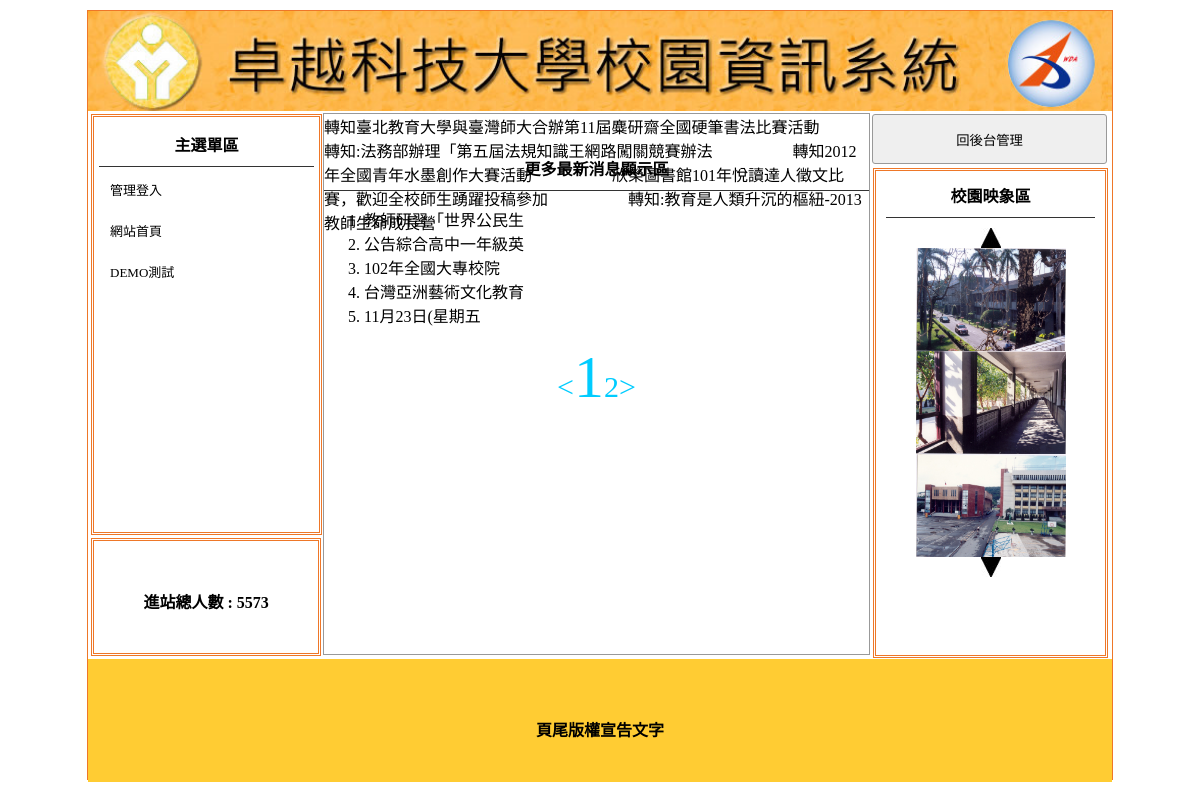
The page /CH09/news.php on the database its author committed.
### tables this page shows
CREATE TABLE `t3_title` (
  `id` int(10) UNSIGNED NOT NULL,
  `img` text NOT NULL,
  `text` text NOT NULL,
  `dpy` int(1) NOT NULL
);

CREATE TABLE `t12_menu` (
  `id` int(10) UNSIGNED NOT NULL,
  `text` text NOT NULL,
  `link` text NOT NULL,
  `parent` int(11) NOT NULL,
  `dpy` int(1) NOT NULL
);

CREATE TABLE `t7_total` (
  `id` int(10) UNSIGNED NOT NULL,
  `num` int(11) NOT NULL
);

CREATE TABLE `t9_news` (
  `id` int(10) UNSIGNED NOT NULL,
  `text` text NOT NULL,
  `dpy` int(11) NOT NULL
);

CREATE TABLE `t6_img` (
  `id` int(10) UNSIGNED NOT NULL,
  `img` text NOT NULL,
  `dpy` int(1) NOT NULL
);

CREATE TABLE `t8_footer` (
  `id` int(10) UNSIGNED NOT NULL,
  `text` text NOT NULL
);

### CH09/sql.php (the view, shortened to what this page needs)
<?php
$db = new PDO("mysql:host=127.0.0.1;dbname=db01;charset=utf8", "root", "", null);
function select($tb, $wh){
  global $db;
  return $db->query("select * from " . $tb . " where " . $wh)->fetchAll();
}
function navpage($tb,$wh,$range,$nowpage){
  $total=count(select($tb,$wh));
  $many=ceil($total/$range);
  $pg['<']=($nowpage==1)?$nowpage:$nowpage-1;
  for($i=1;$i<=$many;$i++) $pg[$i]=$i;
  $pg['>']=($nowpage==$many)?$nowpage:$nowpage+1;
  return $pg;
}
$rows=select("t3_title","dpy=1");
$t3_img="upload/".$rows[0]['img'];
$t3_txt=$rows[0]['text'];
$rows = select("t4_maqe", "dpy=1");
$t4_txt="";
foreach ($rows as $row) $t4_txt.=$row['text']."　　　　　";
$rows=select("t6_img","dpy=1");
$t6_txt = "";
foreach($rows as $key=>$value){
  $t6_txt.='<img id="ssaa'.$key.'" class="im" src="upload/'.$value['img'].'" width=150 height="103">';
}
$rows=select("t7_total",1);
$t7_num=$rows[0]['num'];
$rows=select("t8_footer",1);
$t8_txt=$rows[0]['text'];
$many=count(select("t9_news","dpy=1"));
$nowpage=(empty($_GET['p']))?1:$_GET['p'];
$begin=($nowpage-1)*5;
$rows=select("t9_news","dpy=1 limit ".$begin.",5");
$t9m_txt="";
foreach($rows as $row){
  $t9m_txt.='<li class="sswww">'.mb_substr($row['text'],0,10).'<span class="all" style="display:none">'.$row['text'].'</span></li>';
}
$re=navpage("t9_news","dpy=1",5,$nowpage);
$t9_btn="";
foreach ($re as $key => $value) {
  $size=($nowpage==$key)?60:30;
  $t9_btn.= '<a class="bl" style="font-size:'.$size.'px;" href="?p='.$value.'">'.$key.'</a>';
}
$t12txt="";
$rows=select("t12_menu","parent=0 and dpy=1");
foreach ($rows as $row) {
  $t12txt.= '<a style="color:#000; font-size:13px; text-decoration:none;" href="'.$row['link'].'"><div class="mainmu">'.$row['text'];
  $sons=select("t12_menu","parent=".$row['id']);
  foreach ($sons as $son) {
    $t12txt.='<div class="mainmu2 mw" style="display:none"><a style="color:#000; font-size:13px; text-decoration:none;" href="'.$son['link'].'">'.$son['text'].'</a></div>';
  }
  $t12txt.= '</div></a>';
}

### CH09/news.php (shortened to what this page needs)
<?php
require_once('sql.php');
?>
<!DOCTYPE html PUBLIC "-//W3C//DTD XHTML 1.0 Transitional//EN" "http://www.w3.org/TR/xhtml1/DTD/xhtml1-transitional.dtd">
<html xmlns="http://www.w3.org/1999/xhtml">
<head>
	<link href="./news_files/css.css" rel="stylesheet" type="text/css">
</head>
<body>
	<div id="main">
		<a title="<?= $t3_txt ?>" href="?">
			<div title="<?= $t3_txt ?>" class="ti" style="background:url('<?= $t3_img ?>'); background-size:cover;"></div>
		</a>
		<div id="ms">
			<div id="lf" style="float:left;">
				<div id="menuput" class="dbor">
					<span class="t botli">主選單區</span>
					<?= $t12txt ?>
				</div>
				<div class="dbor" style="margin:3px; width:95%; height:20%; line-height:100px;">
					<span class="t">進站總人數 :
						<?= $t7_num ?> </span>
				</div>
			</div>
			<div class="di" style="height:540px; border:#999 1px solid; width:53.2%; margin:2px 0px 0px 0px; float:left; position:relative; left:20px;">
				<marquee scrolldelay="120" direction="left" style="position:absolute; width:100%; height:40px;"><?= $t4_txt ?>
				</marquee>
				<div style="height:32px; display:block;"></div>
				<span class="t botli">更多最新消息顯示區</span>
				<ol start=<?= ($begin + 1) ?>>
					<?= $t9m_txt ?>
				</ol>
				<div style="text-align:center;">
					<?= $t9_btn ?>
				</div>
			</div>
			<div class="di di ad" style="height:540px; width:23%; padding:0px; margin-left:22px; float:left; ">
				<button style="width:100%; margin-left:auto; margin-right:auto; margin-top:2px; height:50px;" onclick="lo('admin.php')">回後台管理</button>
				<div style="width:89%; height:480px;" class="dbor">
					<span class="t botli">校園映象區</span>
					<div class="cent" style="padding:10px 20px;">
						<img src="img/01E01.jpg" onclick="pp(1)">
						<?= $t6_txt ?>
						<img src="img/01E02.jpg" onclick="pp(2)">
					</div>
				</div>
			</div>
		</div>
		<div style="width:1024px; left:0px; position:relative; background:#FC3; margin-top:4px; height:123px; display:block;">
			<span class="t" style="line-height:123px;"><?= $t8_txt ?></span>
		</div>
	</div>
</body>
</html>

### CH09/news_files/css.css (style rules this page uses)
body { padding:0px; margin:0px; }
#main { width:1024px; height:768px; margin:10px auto 10px auto; border:#EE7728 1px solid; position:relative; }
.ti { width:100%; height:100px; position:relative; background-size:cover; background-repeat:no-repeat; }
.dbor { border:#EE7728 double 3px; margin:1px; padding:2px 10px 2px 10px; }
.t { font-weight:800; display:block; text-align:center; padding:10px 1px 10px 1px; }
.botli { border-bottom:#333 1px solid; }
.mainmu { position:relative; border-radius:10px; background:url(icon/menu.fw.png) center no-repeat; background-size:cover; line-height:30px; padding:2px 10px 2px 10px; margin:7px 1px 7px 1px; }
#lf { height:540px; width:21%; display:inline-block; }
#menuput { width:100%; height:75%; position:relative; padding:5px; display:block; margin: 3px; }
.di { display:inline-block; }
.ad { margin:1px; padding:2px 10px 2px 10px; }
.cent { text-align:center; }
input,button { border:#999 1px solid; border-radius:3px; background:#EFEFEF; padding:5px; margin:3px; }
.bl { color:#0CF; cursor:pointer; text-decoration:none; }

### rows shown on the page
t3_title: img (picture)
t12_menu: text "管理登入"
t12_menu: text "網站首頁"
t12_menu: text "DEMO測試"
t7_total: num "5573"
t9_news: text "教師研習「世界公民生"
t9_news: text "公告綜合高中一年級英"
t9_news: text "102年全國大專校院"
t9_news: text "台灣亞洲藝術文化教育"
t9_news: text "11月23日(星期五"
t6_img: img (picture)
t6_img: img (picture)
t6_img: img (picture)
t8_footer: text "頁尾版權宣告文字"

### other values the page prints
$t4_txt "轉知臺北教育大學與臺灣師大合辦第11屆麋研齋全國硬筆書法比賽活動 轉知:法務部辦理「第五屆法規知識王網路闖關競賽辦法 轉知2012年全國青年水墨創作大賽活動 欣榮圖書館101年悅讀達人徵文比賽，歡迎全校師生踴躍投稿參加 轉知:教育是人類升沉的樞紐-2013教師生命成長營"
$key "<"
$key "1"
$key "2"
$key ">"
